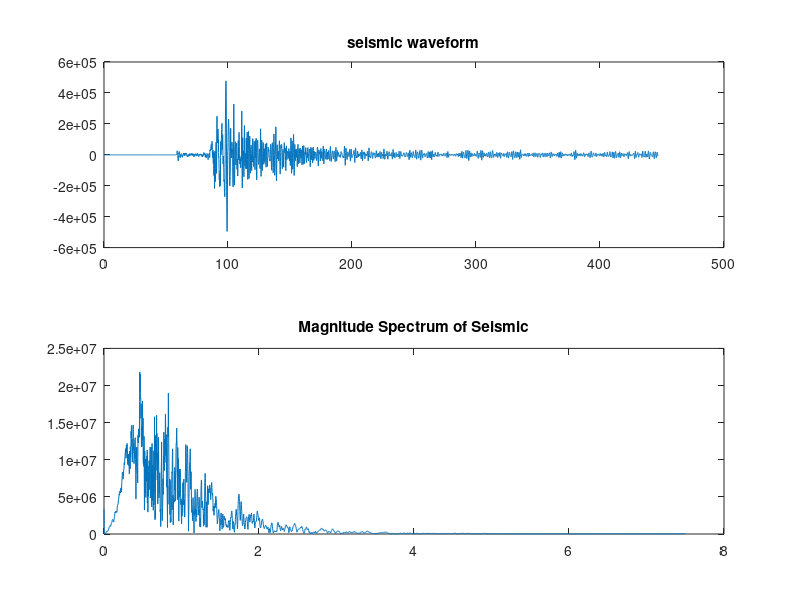

This chart was generated by the following MATLAB code:
seismic = load('seismic.dat');%load
lensei = length(seismic);%number of length
fss = 15;%sample rate
t = 1/fss*(0:lensei-1);

s_fft = fft(seismic);
freq=0 : fss/lensei : fss/2-fss/lensei;

subplot(2,1,1);
plot(t,seismic(1, :));
title('seismic waveform');
subplot(2,1,2);
plot(freq, abs(s_fft(1:lensei/2)));
title('Magnitude Spectrum of Seismic');


